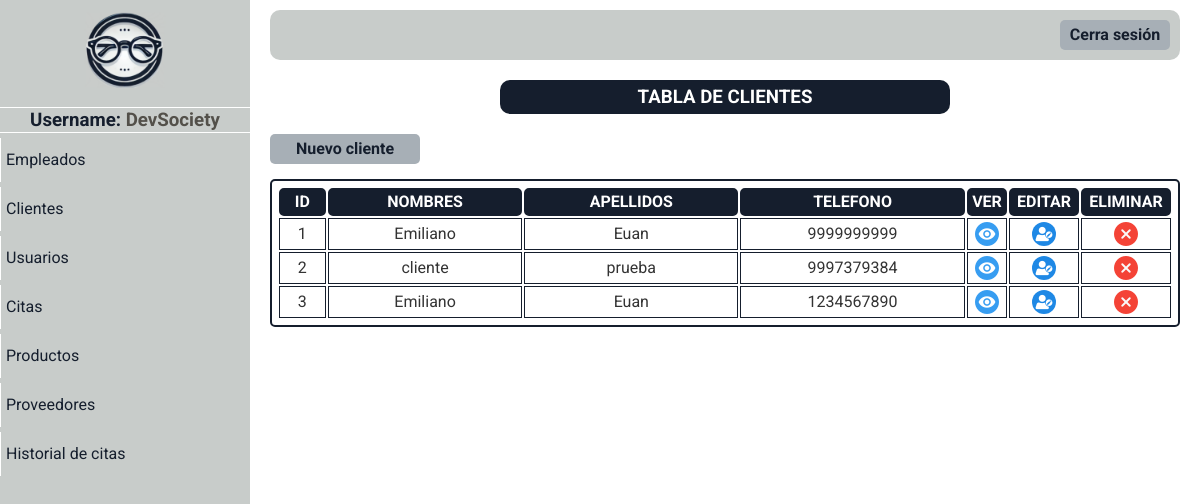
The page /paginas/mostrar_clientes.php (signed in) on the database its author committed.
### tables this page shows
CREATE TABLE `empleados` (
  `id_empleado` int(10) NOT NULL,
  `nombres` varchar(100) DEFAULT NULL,
  `apellidos` varchar(100) DEFAULT NULL,
  `correo` varchar(100) DEFAULT NULL,
  `telefono` varchar(15) DEFAULT NULL,
  `direccion` varchar(255) DEFAULT NULL,
  `rol` varchar(50) DEFAULT NULL,
  `fecha_contratacion` date DEFAULT NULL,
  `usuario` varchar(50) DEFAULT NULL,
  `contrasena` varchar(255) DEFAULT NULL,
  `libre` varchar(100) DEFAULT NULL
);

CREATE TABLE `clientes` (
  `id_cliente` int(5) NOT NULL,
  `nombres` varchar(100) DEFAULT NULL,
  `apellidos` varchar(100) DEFAULT NULL,
  `correo` varchar(100) DEFAULT NULL,
  `telefono` varchar(15) DEFAULT NULL,
  `direccion` varchar(255) DEFAULT NULL,
  `preescripcion` text DEFAULT NULL,
  `contrasena` varchar(255) DEFAULT NULL,
  `verificado` varchar(10) DEFAULT NULL,
  `rol` varchar(50) DEFAULT NULL,
  `libre` int(11) DEFAULT NULL,
  `libre2` int(11) DEFAULT NULL
);

### paginas/mostrar_clientes.php (the view, shortened to what this page needs)
<!DOCTYPE html>
<html lang="en">
<head>
</head>
<body>
    <?php include "menu_panel.php" ?>
    <div class="usuarios-content main-content">
        <div class="titulo">
            <h3>TABLA DE CLIENTES</h3>
        </div>
        <div class="opciones-btn">
            <div class="btn-nuevo-cliente btn">
                <a href="./registrar_cliente.php">Nuevo cliente</a>
            </div>
        </div>
        <table>
            <tr>
                <th>ID</th>
                <th>NOMBRES</th>
                <th>APELLIDOS</th>
                <th>TELEFONO</th>
                <th>VER</th>
                <th>EDITAR</th>
                <th>ELIMINAR</th>
            </tr>
            <?php
            require "../php/conexion.php";
            $datos_usuario = "SELECT * FROM clientes ORDER BY id_cliente ASC";
            $resultado = mysqli_query($conectar, $datos_usuario);
            while ($fila = mysqli_fetch_assoc($resultado)) { ?>
                <tr>
                    <td> <?php echo "$fila[id_cliente]" ?></td>
                    <td> <?php echo "$fila[nombres]" ?></td>
                    <td> <?php echo "$fila[apellidos]" ?></td>
                    <td> <?php echo "$fila[telefono]" ?></td>
                    <td class="btn-ver"> <a href="./ver_cliente.php?origen=clientes&id=<?php echo $fila['id_cliente']; ?>"><img src="../imagenes/ojo.png" alt=""></a></td>
                    <td class="btn-editar"> <a href="./editar_cliente.php?origen=clientes&id=<?php echo $fila['id_cliente']; ?>"><img src="../imagenes/edit.png" alt=""></a></td>
                    <td class="btn-eliminar"> <a href="#" onClick="validar('../php/delete_cliente.php?id=<?php echo $fila['id_cliente']; ?>','<?php echo  addslashes($fila['nombres'])." ".addslashes($fila['apellidos']); ?>');"><img src="../imagenes/borrar.png" alt=""></a></td>
                </tr>
            <?php
            }
            ?>
        </table>
    </div>
</body>
</html>

### paginas/menu_panel.php (shortened to what this page needs)
<?php
require '../php/conexion.php';
$query_empleado = "SELECT rol, usuario FROM empleados WHERE id_empleado = ? LIMIT 1";
$consulta_empleado = $conectar->prepare($query_empleado);
$consulta_empleado->bind_param("s", $_SESSION['id']);
$consulta_empleado->execute();
$resultado_empleado = $consulta_empleado->get_result();
$info_empleado = $resultado_empleado->fetch_assoc();
if($resultado_empleado->num_rows > 0){
    if ($_SESSION['rol'] == 'Administrador') {
        $options = '
        <a href="./mostrar_empleados.php">Empleados</a>
        <a href="./mostrar_clientes.php">Clientes</a>
        <a href="./mostrar_usuarios.php">Usuarios</a>
        <a href="./mostrar_citas.php">Citas</a>
        <a href="./mostrar_productos.php">Productos</a>
        <a href="./mostrar_proveedores.php">Proveedores</a>
        <a href="#">Historial de citas</a>
    ';
} else if ($_SESSION['rol'] == 'Empleado') {
    $options = '
        <a href="#">Citas</a>
        <a href="./mostrar_clientes.php">Clientes</a>
        <a href="./mostrar_productos.php">Productos</a>
        <a href="./mostrar_proveedores.php">Proveedores</a>
        <a href="#">Historial de citas</a>
        ';
    }
}else{
    require "../php/salir.php";
}
?>
<!DOCTYPE html>
<html lang="en">
<head>
    <link rel="stylesheet" href="../css/normalize.css">
    <link rel="stylesheet" href="../css/style.css" />
</head>
<body>
    <div class="container-menu-lateral">
        <div class="sidebar">
            <div class="sidebar-logo">
                <a href="./dashboard.php"><img src="../imagenes/logo.png" alt=""></a>
            </div>
            <hr>
            <h3>Username: <span><?php echo $info_empleado['usuario'] ?></span></h3>
            <hr>
            <div class="btn-sidebar">
                <?php echo $options?>
            </div>
        </div>
    </div>
    <div class="main-content">
        <header class="header">
            <div class="btn-cerrar-sesion btn"><a href="../php/salir.php">Cerra sesión</a></div>
        </header>
    </div>
</body>
</html>

### css/style.css (style rules this page uses)
:root { --color0: #ffffff; --color1: #c8ccca; --color2: #151e2d; --color3: #a7afb6; --color4: #53504a; }
* { box-sizing: border-box; margin: 0; padding: 0; }
*, *::before, *::after { box-sizing: inherit; }
html { font-size: 62.5%; box-sizing: border-box; }
body { font-family: "Roboto"; font-size: 16px; line-height: 24px; color: #333; height: 100vh; }
.main-content { flex-grow: 1; padding: 10px 20px; margin-left: 250px; }
.btn { display: flex; cursor: pointer; width: 110px; height: 30px; background-color: var(--color3); justify-content: center; align-items: center; border-radius: 5px; font-weight: bold; }
.btn a { display: flex; color: var(--color2); text-decoration: none; height: 100%; width: 100%; justify-content: center; transition: 0.4s ease-out; align-items: center; }
.opciones-btn { display: flex; gap: 10px; margin-top: 20px; }
.container-menu-lateral { display: flex; height: 100%; position: fixed; }
.sidebar { text-align: center; width: 250px; background-color: var(--color1); color: var(--color0); }
.sidebar h3 { color: var(--color2); }
.sidebar hr { max-width: 250px; background-color: var(--color0); height: 1px; border: none; }
.btn-sidebar a { text-align: start; display: flex; align-items: center; color: var(--color2); text-decoration: none; padding: 10px 5px; margin: 5px 0; width: 100%; border-left: var(--color0) solid 0.5px; transition: font-size 0.2s ease-out; }
.sidebar-logo img { width: 100px; }
.header { display: flex; align-items: center; justify-content: end; background-color: var(--color1); height: 50px; border-radius: 10px; padding: 10px; }
.titulo { width: 450px; text-align: center; margin: auto; background-color: var(--color2); padding: 5px; color: var(--color0); border-radius: 10px; margin-bottom: 5px; }
table { border: var(--color2) solid 2px; margin: auto; margin-top: 15px; padding: 5px; width: 100%; border-radius: 5px; }
th { background-color: var(--color2); border: 2px var(--color2) solid; color: var(--color0); border-radius: 5px; }
td { text-align: center; border: var(--color2) solid 1px; }
td a { display: flex; justify-content: center; align-items: center; padding: 3px 0; }
.btn-editar img { border-radius: 100%; }
.btn-eliminar { width: 90px; transition: 0.3s ease-out; }
.btn-editar { width: 70px; transition: 0.3s ease-out; }
.btn-ver { width: 40px; transition: 0.3s ease-out; }
.btn-nuevo-cliente { width: 150px; }
span { color: var(--color4); }

### rows shown on the page
empleados: usuario "DevSociety"
clientes: id_cliente "1", nombres "Emiliano", apellidos "Euan", telefono "9999999999"
clientes: id_cliente "2", nombres "cliente", apellidos "prueba", telefono "9997379384"
clientes: id_cliente "3", nombres "Emiliano", apellidos "Euan", telefono "1234567890"
